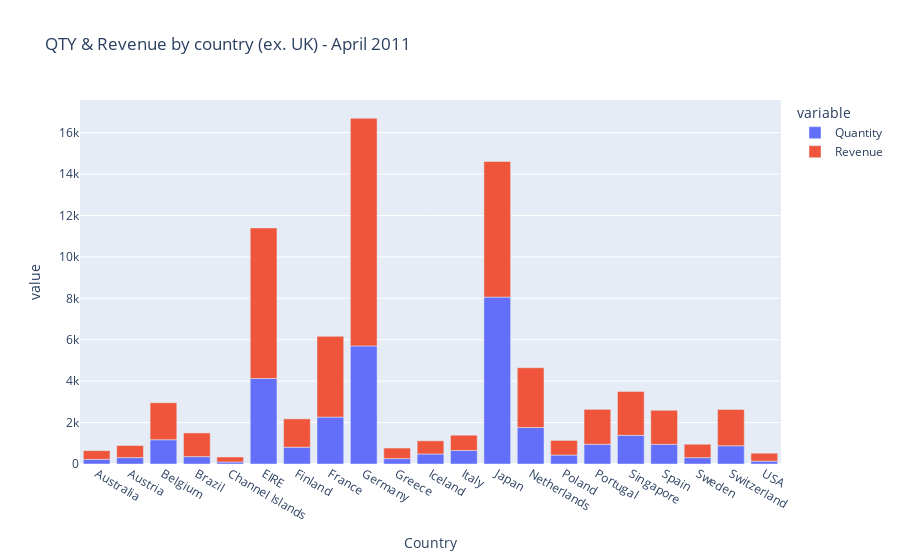

The notebook cell this image was saved under:
### Code cell
# Plot
import plotly.express as px
fig = px.bar(total_qty_rvn, x='Country', y=['Quantity','Revenue'], title="QTY & Revenue by country (ex. UK) - April 2011")
fig.show()

### Figure 1 — Plotly figure (JSON) as saved in the notebook; plotly's stock layout.template omitted (floating-point values rounded to 4 significant figures)
{"data": [{"alignmentgroup": "True", "hovertemplate": "variable=Quantity<br>Country=%{x}<br>value=%{y}<extra></extra>", "legendgroup": "Quantity", "marker": {"color": "#636efa", "pattern": {"shape": ""}}, "name": "Quantity", "offsetgroup": "Quantity", "orientation": "v", "showlegend": true, "textposition": "auto", "type": "bar", "x": ["Australia", "Austria", "Belgium", "Brazil", "Channel Islands", "EIRE", "Finland", "France", "Germany", "Greece", "Iceland", "Italy", "Japan", "Netherlands", "Poland", "Portugal", "Singapore", "Spain", "Sweden", "Switzerland", "USA"], "xaxis": "x", "y": [224, 308, 1170, 356, 96, 4129, 810, 2265, 5702, 260, 483, 653, 8058, 1762, 432, 951, 1384, 948, 306, 878, 137], "yaxis": "y"}, {"alignmentgroup": "True", "hovertemplate": "variable=Revenue<br>Country=%{x}<br>value=%{y}<extra></extra>", "legendgroup": "Revenue", "marker": {"color": "#EF553B", "pattern": {"shape": ""}}, "name": "Revenue", "offsetgroup": "Revenue", "orientation": "v", "showlegend": true, "textposition": "auto", "type": "bar", "x": ["Australia", "Austria", "Belgium", "Brazil", "Channel Islands", "EIRE", "Finland", "France", "Germany", "Greece", "Iceland", "Italy", "Japan", "Netherlands", "Poland", "Portugal", "Singapore", "Spain", "Sweden", "Switzerland", "USA"], "xaxis": "x", "y": [421.6, 584.8, 1788.0, 1144.0, 243, 7270.0, 1369.0, 3899.0, 10990.0, 509.7, 636.2, 737.8, 6548.0, 2887.0, 705.8, 1688.0, 2119.0, 1646.0, 649.1, 1757.0, 383.9], "yaxis": "y"}], "layout": {"barmode": "relative", "legend": {"title": {"text": "variable"}, "tracegroupgap": 0}, "title": {"text": "QTY & Revenue by country (ex. UK) - April 2011"}, "xaxis": {"anchor": "y", "domain": [0, 1], "title": {"text": "Country"}}, "yaxis": {"anchor": "x", "domain": [0, 1], "title": {"text": "value"}}}}
